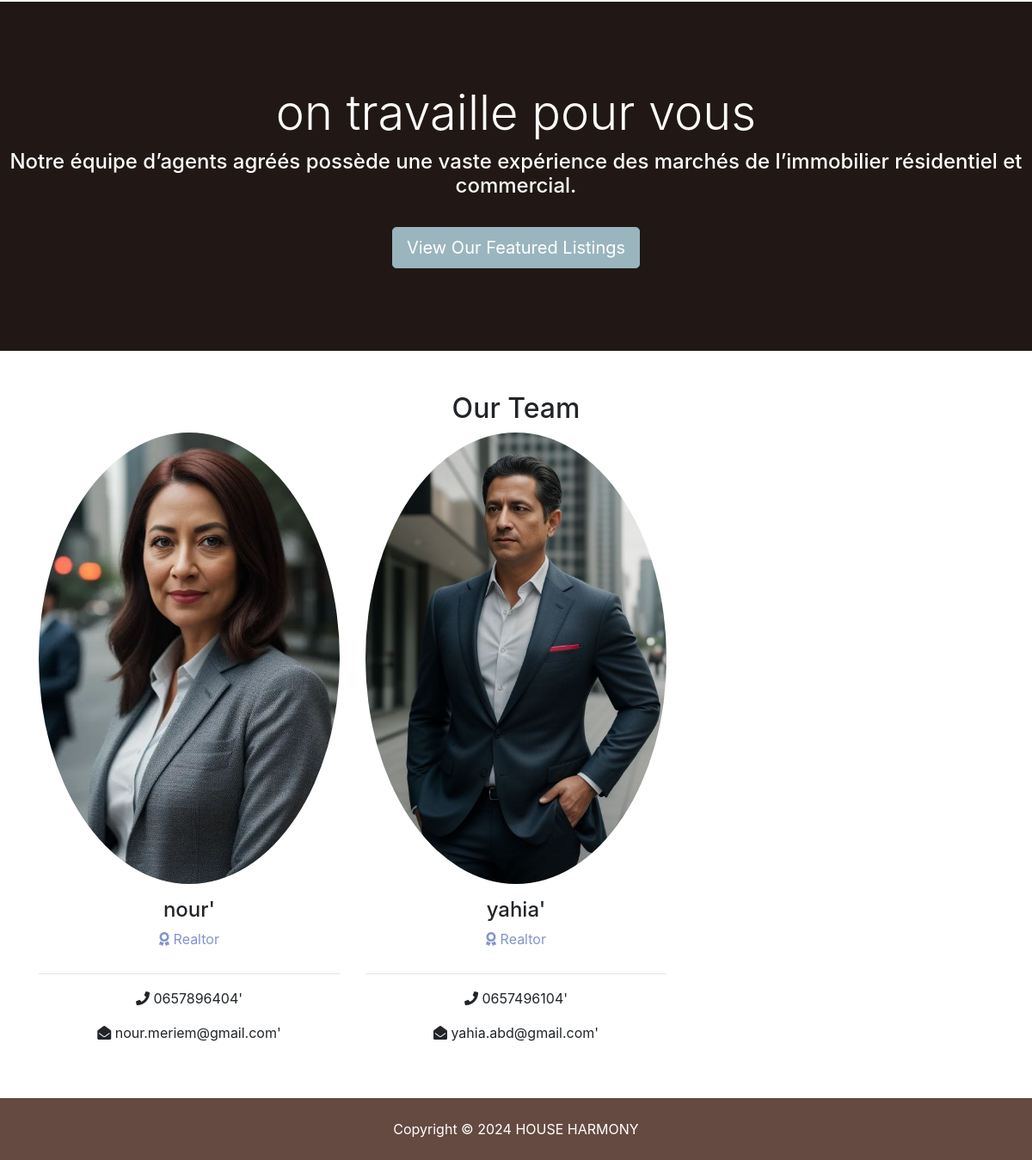
The app's page /about (lower part), older data.
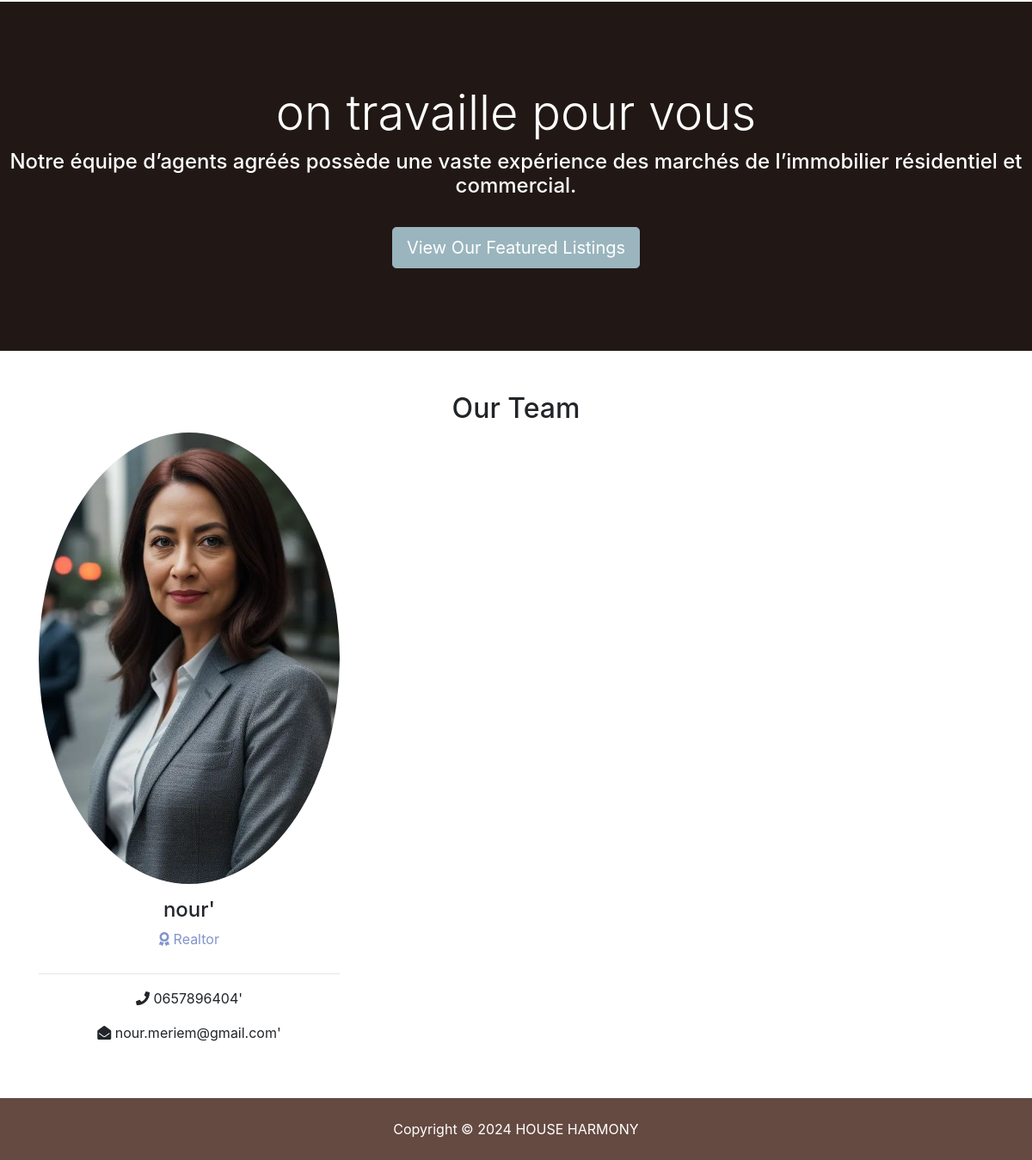
The same page, newer data.
### accounts/models.py (models this page shows, shortened)
class RealtorProfile(models.Model):
    name=models.CharField(max_length=50)
    email=models.EmailField()
    phone=models.CharField(max_length=50)
    profile_image=models.ImageField(upload_to='realtors/%Y/%m/%d/')
    biographie=models.TextField(blank=True)
    is_seller_of_month=models.BooleanField()
    affiliation_date=models.DateField()
    owner=models.OneToOneField(User, on_delete=models.CASCADE)

### pages/views.py (the view)
# urls.py: path('about',views.about,name="about"),
def about(request):
    agent_de_mois=RealtorProfile.objects.get(is_seller_of_month=True)
    agents=RealtorProfile.objects.all()
    context={
        "agent_de_mois":agent_de_mois,
        "agents":agents
    }
    return render(request, 'pages/about.html',context)

### templates/pages/about.html (shortened to what this page needs)
{% extends 'base.html' %}
{% load static  %}
{% block content %}
    <section id="work" class="bg-dark text-white text-center">
      <h2 class="display-4">on travaille pour vous</h2>
      <h4>
          Notre équipe d’agents agréés possède une vaste expérience des marchés de l’immobilier résidentiel et commercial.
      </h4>
      <hr />
      <a href="{% url 'listings' %}" class="btn btn-secondary text-white btn-lg"
        >View Our Featured Listings</a
      >
    </section>
    <section id="team" class="py-5">
      <div class="container">
        <h2 class="text-center">Our Team</h2>
        <div class="row text-center">
          {% for agent in agents %}
            <div class="col-md-4">
            <img
              src='{{agent.profile_image.url}}'
              alt=""
              class="rounded-circle mb-3"
            />
            <h4>{{agent.name}}'</h4>
            <p class="text-success">
              <i class="fas fa-award text-success mb-3"></i> Realtor
            </p>
            <hr />
            <p><i class="fas fa-phone"></i> {{agent.phone}}'</p>
            <p><i class="fas fa-envelope-open"></i> {{agent.email}}'</p>
          </div>
          {% empty %}
            no realtor
          {% endfor %}
        </div>
      </div>
    </section>
{% endblock %}

Row changes from the older to the newer data that the page shows:
removed RealtorProfile: profile_image (picture), name "yahia", phone "0657496104", email "yahia.abd@gmail.com"
